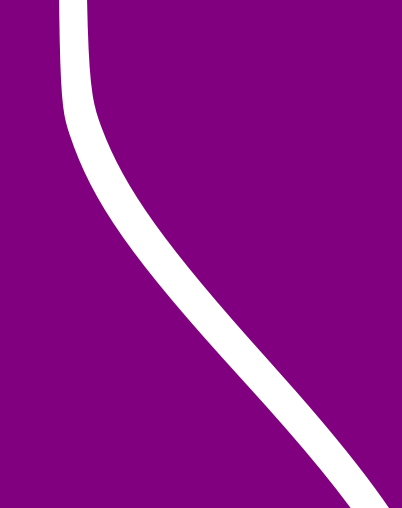
#> input picture hw11/line_4.png, 402 x 508 px
$ python center.py
#> lines starting #> are read from the running program, lines starting #| are printed output that depends on the picture; long printed decimals are rounded
from PIL import Image
import matplotlib.pyplot as plt

# Load and process the image
img_data = Image.open("line_4.png")
#> img_data is the input picture: PIL image 402x508 RGBA; mean R, G, B, A 140.1, 24.3, 140.1, 255
img_data = img_data.convert('RGB')
#> img_data: PIL image 402x508 RGB

# Get image dimensions
width, height = img_data.size
#> width = 402; height = 508
print(str(width) + " " + str(height))
#| 402 508

# Data lists
index = []
reds = []
greens = []
blues = []
sum = []
line = []  # List to hold values 100 or 0 based on sum average
total_sum = 0
weighted_sum = 0

# Scan through a specific row of pixels in the image
for i in range(width):
    r, g, b = img_data.getpixel((i, 45))  # Assume y=45 is the row you're interested in
    index.append(i)
    reds.append(r)
    greens.append(g)
    blues.append(b)
    pixel_sum = r + g + b
    sum.append(pixel_sum)
    total_sum += pixel_sum
    weighted_sum += pixel_sum * i
#> this loop made 402 passes
#> (r, g, b, pixel_sum, total_sum, weighted_sum) on passes 1 to 3: (128, 0, 128, 256, 256, 0), (128, 0, 128, 256, 512, 256), (128, 0, 128, 256, 768, 768)
#> after the loop, blues = 402 values, max 255 at index 60, min 128 at index 0, mean 137; greens = 402 values, max 255 at index 60, min 0 at index 0, mean 18.15; index = 402 values from 0 to 401; reds has the same summary as blues; sum = 402 values, max 765 at index 60, min 256 at index 0, mean 292.2; total_sum = 117473; weighted_sum = 21706337

# Calculate the average of the sum
average_sum = total_sum / width
#> average_sum = 292.2

# Determine above or below average and set line values
for value in sum:
    if value > average_sum:
        line.append(100)
    else:
        line.append(0)
#> this loop made 402 passes
#> value on passes 1 to 3: 256, 256, 256
#> after the loop, line = 402 values, max 100 at index 59, min 0 at index 0, mean 7.46

# Calculate the center of the robot
if total_sum > 0:
    center = weighted_sum / total_sum
#> center = 184.8
else:
    center = None

# Plotting
plt.figure(figsize=(10, 5))  # Set a suitable figure size
plt.plot(index, reds, 'r-', label='Reds')
plt.plot(index, greens, 'g-', label='Greens')
plt.plot(index, blues, 'b-', label='Blues')
plt.plot(index, sum, 'k-', label='Sum')
plt.plot(index, line, 'm-', label='White Line')
plt.axvline(x=center, color='c', label='Center of Robot')  # Adding a vertical line for the center of mass
plt.legend()  # Show legend to identify lines
plt.title('Pixel Intensity and Center')
plt.show()
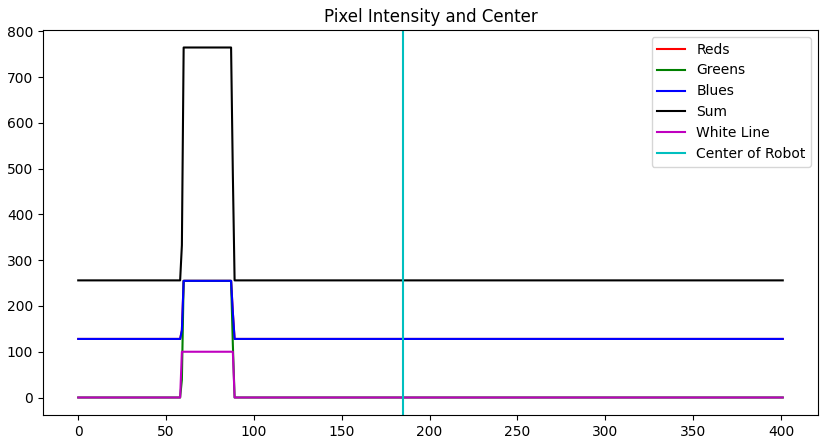
#> figure drawn by matplotlib, 1 panel; curve peaks at x = 60, y = 255; curve peaks at x = 60, y = 255; curve peaks at x = 60, y = 255

# Optional: print the center of mass
if center is not None:
    print("Center of Robot:", center)
#| Center of Robot: 184.777
else:
    print("Total sum is zero, cannot compute center of robot.")

$ run again, with hw11/line_1.jpg saved as hw11/line_4.png
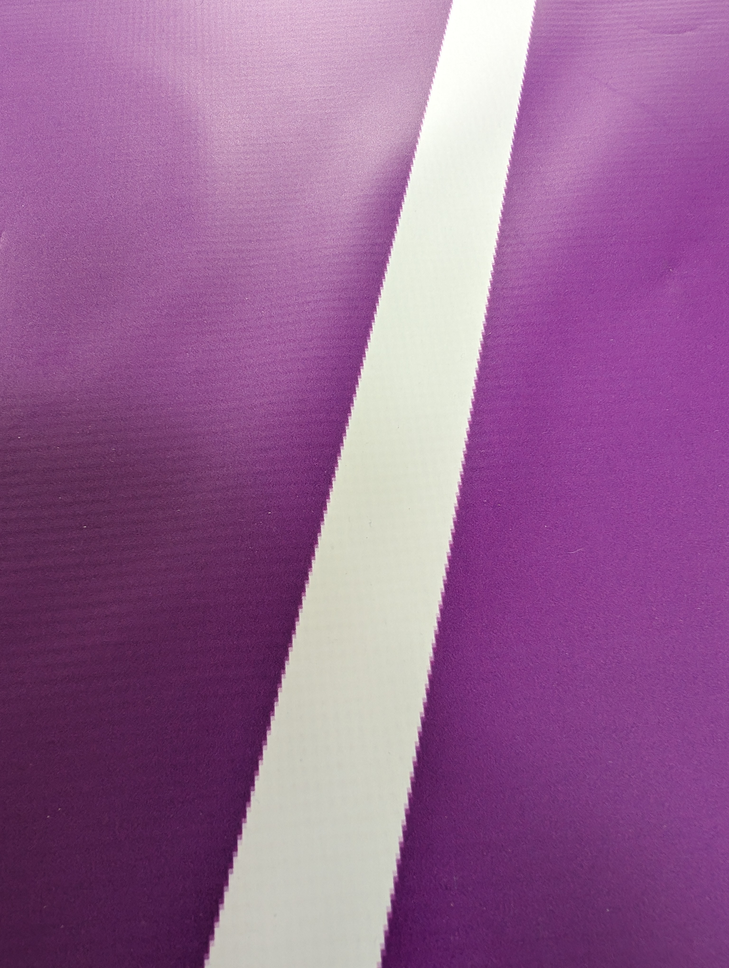
#> input picture hw11/line_1.jpg, 729 x 968 px, shrunk from 3072 x 4080 before the run
#> img_data is the input picture: PIL image 729x968 RGB; mean R, G, B 150.3, 99.9, 146.2
#| 729 968
#> the loop `for i in range(width):` made 729 passes
#> (r, g, b, pixel_sum, total_sum, weighted_sum) on passes 1 to 3: (191, 129, 189, 509, 509, 0), (172, 110, 170, 452, 961, 452), (174, 111, 172, 457, 1418, 1366)
#> after the loop `for i in range(width):`: blues = 729 values, max 254 at index 444, min 162 at index 8, mean 192.7; greens = 729 values, max 255 at index 444, min 98 at index 546, mean 152.2; index = 729 values from 0 to 728; reds = 729 values, max 255 at index 444, min 162 at index 8, mean 197.6; sum = 729 values, max 764 at index 444, min 425 at index 8, mean 542.5; total_sum = 395461; weighted_sum = 145349989
#> average_sum = 542.5
#> the loop `for value in sum:` made 729 passes
#> value on passes 1 to 3: 509, 452, 457
#> after the loop `for value in sum:`: line = 729 values, max 100 at index 169, min 0 at index 0, mean 42.52
#> center = 367.5
#> `plt.show()`:
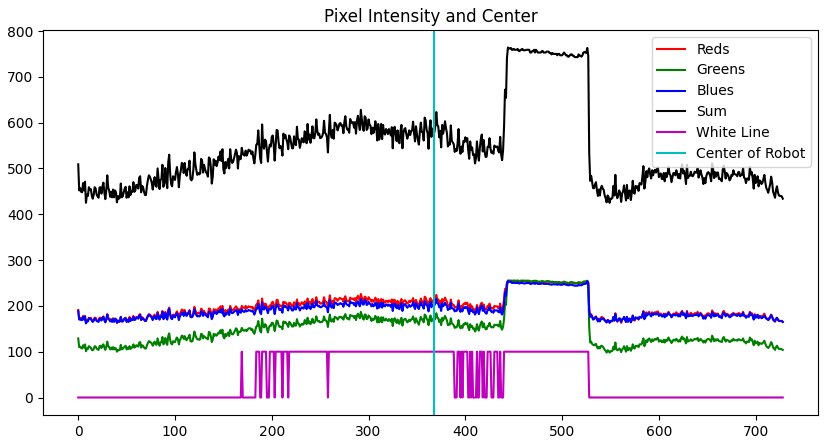
#> figure drawn by matplotlib, 1 panel; curve peaks at x = 444, y = 255; curve peaks at x = 444, y = 255; curve peaks at x = 444, y = 254
#| Center of Robot: 367.546

$ run again, with hw11/line_2.jpg saved as hw11/line_4.png
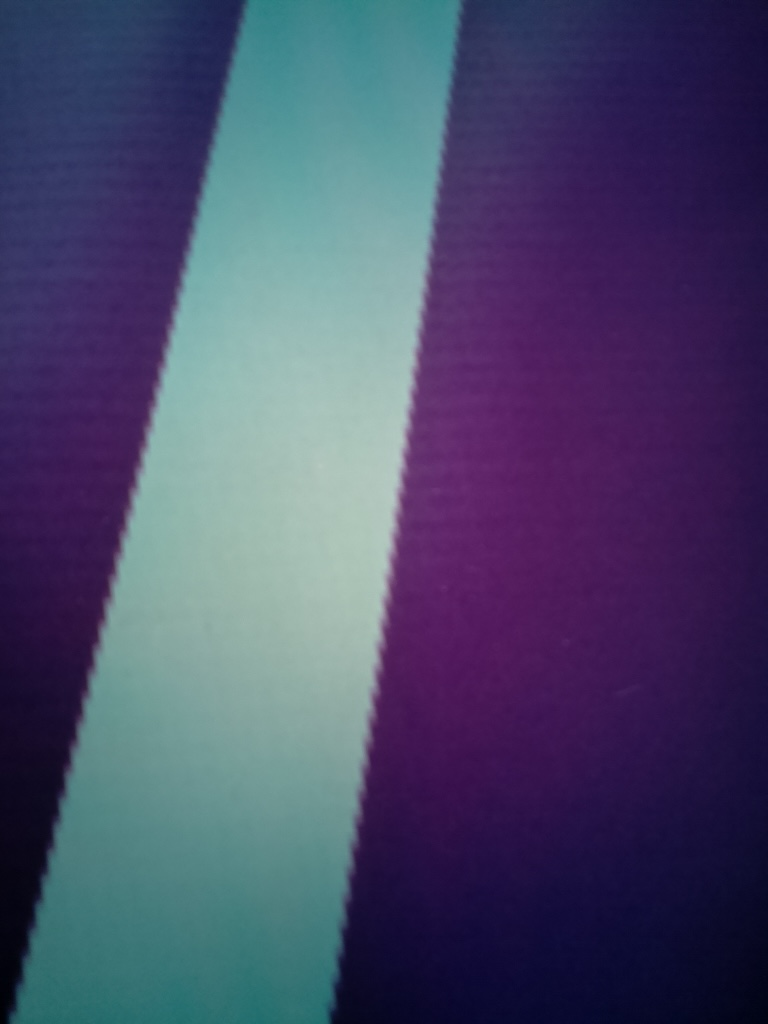
#> input picture hw11/line_2.jpg, 768 x 1024 px
#> img_data is the input picture: PIL image 768x1024 RGB; mean R, G, B 72.6, 74, 105.8
#| 768 1024
#> the loop `for i in range(width):` made 768 passes
#> (r, g, b, pixel_sum, total_sum, weighted_sum) on passes 1 to 3: (42, 58, 92, 192, 192, 0), (41, 57, 91, 189, 381, 189), (41, 57, 91, 189, 570, 567)
#> after the loop `for i in range(width):`: blues = 768 values, max 149 at index 417, min 54 at index 764, mean 103.6; greens = 768 values, max 141 at index 432, min 12 at index 764, mean 71.82; index = 768 values from 0 to 767; reds = 768 values, max 77 at index 396, min 19 at index 764, mean 48.82; sum = 768 values, max 365 at index 417, min 85 at index 764, mean 224.2; total_sum = 172205; weighted_sum = 61165070
#> average_sum = 224.2
#> the loop `for value in sum:` made 768 passes
#> value on passes 1 to 3: 192, 189, 189
#> after the loop `for value in sum:`: line = 768 values, max 100 at index 235, min 0 at index 0, mean 29.17
#> center = 355.2
#> `plt.show()`:
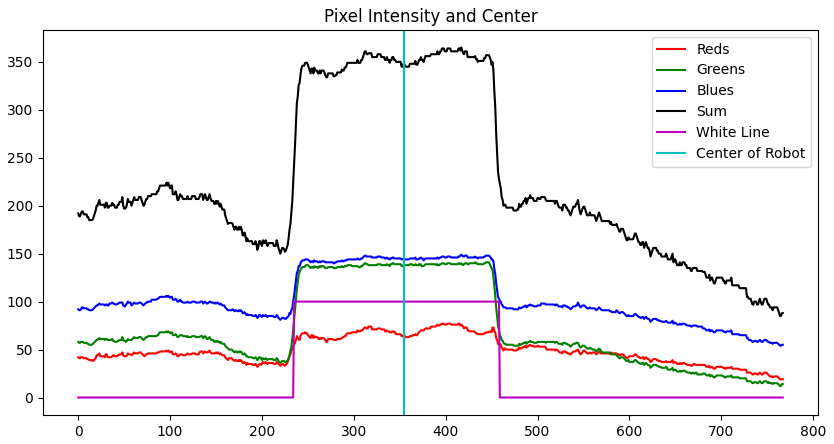
#> figure drawn by matplotlib, 1 panel; curve peaks at x = 396, y = 77; curve peaks at x = 432, y = 141; curve peaks at x = 417, y = 149
#| Center of Robot: 355.188
